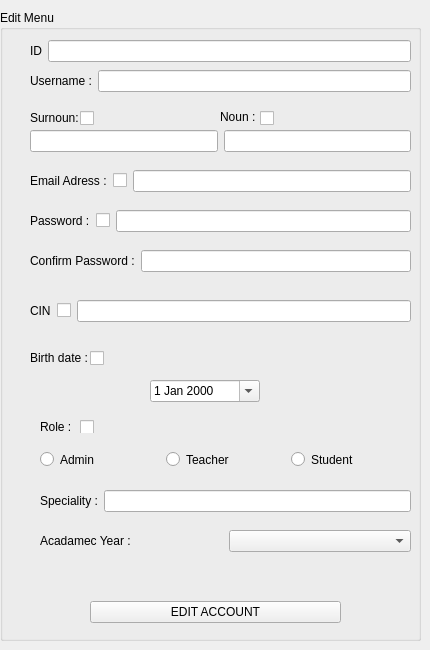
     <widget class="QWidget" name="page">
      <widget class="QGroupBox" name="groupBox">
       <property name="geometry">
        <rect>
         <x>0</x>
         <y>10</y>
         <width>421</width>
         <height>631</height>
        </rect>
       </property>
       <property name="title">
        <string>Edit Menu</string>
       </property>
       <property name="flat">
        <bool>false</bool>
       </property>
       <widget class="QLabel" name="label_3">
        <property name="geometry">
         <rect>
          <x>30</x>
          <y>100</y>
          <width>61</width>
          <height>16</height>
         </rect>
        </property>
        <property name="text">
         <string>Surnoun: </string>
        </property>
       </widget>
       <widget class="QLabel" name="label_4">
        <property name="geometry">
         <rect>
          <x>220</x>
          <y>100</y>
          <width>46</width>
          <height>13</height>
         </rect>
        </property>
        <property name="text">
         <string>Noun :</string>
        </property>
       </widget>
       <widget class="QLabel" name="label_7">
        <property name="geometry">
         <rect>
          <x>30</x>
          <y>340</y>
          <width>101</width>
          <height>16</height>
         </rect>
        </property>
        <property name="text">
         <string>Birth date :</string>
        </property>
       </widget>
       <widget class="QDateEdit" name="date">
        <property name="geometry">
         <rect>
          <x>150</x>
          <y>370</y>
          <width>110</width>
          <height>22</height>
         </rect>
        </property>
        <property name="calendarPopup">
         <bool>true</bool>
        </property>
       </widget>
       <widget class="QWidget" name="layoutWidget_2">
        <property name="geometry">
         <rect>
          <x>30</x>
          <y>120</y>
          <width>381</width>
          <height>22</height>
         </rect>
        </property>
        <layout class="QHBoxLayout" name="horizontalLayout">
         <item>
          <widget class="QLineEdit" name="lineEdit_surnoun"/>
         </item>
         <item>
          <widget class="QLineEdit" name="lineEdit_noun"/>
         </item>
        </layout>
       </widget>
       <widget class="QWidget" name="layoutWidget_3">
        <property name="geometry">
         <rect>
          <x>90</x>
          <y>590</y>
          <width>251</width>
          <height>25</height>
         </rect>
        </property>
        <layout class="QHBoxLayout" name="horizontalLayout_2">
         <item>
          <widget class="QPushButton" name="EDIT">
           <property name="text">
            <string>EDIT ACCOUNT</string>
           </property>
          </widget>
         </item>
        </layout>
       </widget>
       <widget class="QWidget" name="layoutWidget_4">
        <property name="geometry">
         <rect>
          <x>40</x>
          <y>440</y>
          <width>371</width>
          <height>19</height>
         </rect>
        </property>
        <layout class="QHBoxLayout" name="horizontalLayout_3">
         <item>
          <widget class="QRadioButton" name="radioButton_admin">
           <property name="text">
            <string>Admin</string>
           </property>
          </widget>
         </item>
         <item>
          <widget class="QRadioButton" name="radioButton_teacher">
           <property name="text">
            <string>Teacher</string>
           </property>
          </widget>
         </item>
         <item>
          <widget class="QRadioButton" name="radioButton_student">
           <property name="text">
            <string>Student</string>
           </property>
          </widget>
         </item>
        </layout>
       </widget>
       <widget class="QWidget" name="layoutWidget_5">
        <property name="geometry">
         <rect>
          <x>40</x>
          <y>480</y>
          <width>371</width>
          <height>22</height>
         </rect>
        </property>
        <layout class="QHBoxLayout" name="horizontalLayout_4">
         <item>
          <widget class="QLabel" name="label_8">
           <property name="text">
            <string>Speciality :</string>
           </property>
          </widget>
         </item>
         <item>
          <widget class="QLineEdit" name="lineEdit_spe"/>
         </item>
        </layout>
       </widget>
       <widget class="QWidget" name="layoutWidget_6">
        <property name="geometry">
         <rect>
          <x>40</x>
          <y>520</y>
          <width>371</width>
          <height>22</height>
         </rect>
        </property>
        <layout class="QHBoxLayout" name="horizontalLayout_5">
         <item>
          <widget class="QLabel" name="label_9">
           <property name="text">
            <string>Acadamec Year :</string>
           </property>
          </widget>
         </item>
         <item>
          <widget class="QComboBox" name="comboBox_EDIT"/>
         </item>
        </layout>
       </widget>
       <widget class="QWidget" name="layoutWidget_7">
        <property name="geometry">
         <rect>
          <x>30</x>
          <y>290</y>
          <width>381</width>
          <height>22</height>
         </rect>
        </property>
        <layout class="QHBoxLayout" name="horizontalLayout_12">
         <item>
          <widget class="QLabel" name="label_10">
           <property name="text">
            <string>CIN</string>
           </property>
          </widget>
         </item>
         <item>
          <widget class="QCheckBox" name="checkBox_cin">
           <property name="text">
            <string/>
           </property>
          </widget>
         </item>
         <item>
          <widget class="QLineEdit" name="lineEdit_cin"/>
         </item>
        </layout>
       </widget>
       <widget class="QWidget" name="layoutWidget_8">
        <property name="geometry">
         <rect>
          <x>30</x>
          <y>160</y>
          <width>381</width>
          <height>22</height>
         </rect>
        </property>
        <layout class="QHBoxLayout" name="horizontalLayout_8">
         <item>
          <widget class="QLabel" name="label_5">
           <property name="text">
            <string>Email Adress :</string>
           </property>
          </widget>
         </item>
         <item>
          <widget class="QCheckBox" name="checkBox_email">
           <property name="text">
            <string/>
           </property>
          </widget>
         </item>
         <item>
          <widget class="QLineEdit" name="lineEdit_email"/>
         </item>
        </layout>
       </widget>
       <widget class="QWidget" name="layoutWidget_10">
        <property name="geometry">
         <rect>
          <x>30</x>
          <y>200</y>
          <width>381</width>
          <height>22</height>
         </rect>
        </property>
        <layout class="QHBoxLayout" name="horizontalLayout_10">
         <item>
          <widget class="QLabel" name="label_13">
           <property name="text">
            <string>Password :</string>
           </property>
          </widget>
         </item>
         <item>
          <widget class="QCheckBox" name="checkBox_password">
           <property name="text">
            <string/>
           </property>
          </widget>
         </item>
         <item>
          <widget class="QLineEdit" name="lineEdit_password">
           <property name="echoMode">
            <enum>QLineEdit::Password</enum>
           </property>
          </widget>
         </item>
        </layout>
       </widget>
       <widget class="QWidget" name="layoutWidget_11">
        <property name="geometry">
         <rect>
          <x>30</x>
          <y>240</y>
          <width>381</width>
          <height>22</height>
         </rect>
        </property>
        <layout class="QHBoxLayout" name="horizontalLayout_11">
         <item>
          <widget class="QLabel" name="label_14">
           <property name="text">
            <string>Confirm Password :</string>
           </property>
          </widget>
         </item>
         <item>
          <widget class="QLineEdit" name="lineEdit_password_2">
           <property name="echoMode">
            <enum>QLineEdit::Password</enum>
           </property>
          </widget>
         </item>
        </layout>
       </widget>
       <widget class="QCheckBox" name="checkBox_surnoun">
        <property name="geometry">
         <rect>
          <x>80</x>
          <y>100</y>
          <width>70</width>
          <height>17</height>
         </rect>
        </property>
        <property name="text">
         <string/>
        </property>
       </widget>
       <widget class="QCheckBox" name="checkBox_noun">
        <property name="geometry">
         <rect>
          <x>260</x>
          <y>100</y>
          <width>70</width>
          <height>17</height>
         </rect>
        </property>
        <property name="text">
         <string/>
        </property>
       </widget>
       <widget class="QCheckBox" name="checkBox_date">
        <property name="geometry">
         <rect>
          <x>90</x>
          <y>340</y>
          <width>70</width>
          <height>17</height>
         </rect>
        </property>
        <property name="text">
         <string/>
        </property>
       </widget>
       <widget class="QLabel" name="label_49">
        <property name="geometry">
         <rect>
          <x>40</x>
          <y>410</y>
          <width>46</width>
          <height>13</height>
         </rect>
        </property>
        <property name="text">
         <string>Role :</string>
        </property>
       </widget>
       <widget class="QCheckBox" name="checkBox_role">
        <property name="geometry">
         <rect>
          <x>80</x>
          <y>410</y>
          <width>113</width>
          <height>13</height>
         </rect>
        </property>
        <property name="text">
         <string/>
        </property>
       </widget>
       <widget class="QWidget" name="layoutWidget_9">
        <property name="geometry">
         <rect>
          <x>30</x>
          <y>60</y>
          <width>381</width>
          <height>22</height>
         </rect>
        </property>
        <layout class="QHBoxLayout" name="horizontalLayout_9">
         <item>
          <widget class="QLabel" name="label_6">
           <property name="text">
            <string>Username :</string>
           </property>
          </widget>
         </item>
         <item>
          <widget class="QLineEdit" name="lineEdit_username"/>
         </item>
        </layout>
       </widget>
       <widget class="QWidget" name="layoutWidget_44">
        <property name="geometry">
         <rect>
          <x>30</x>
          <y>30</y>
          <width>381</width>
          <height>22</height>
         </rect>
        </property>
        <layout class="QHBoxLayout" name="horizontalLayout_46">
         <item>
          <widget class="QLabel" name="label_50">
           <property name="text">
            <string>ID</string>
           </property>
          </widget>
         </item>
         <item>
          <widget class="QLineEdit" name="ID"/>
         </item>
        </layout>
       </widget>
      </widget>
     </widget>
